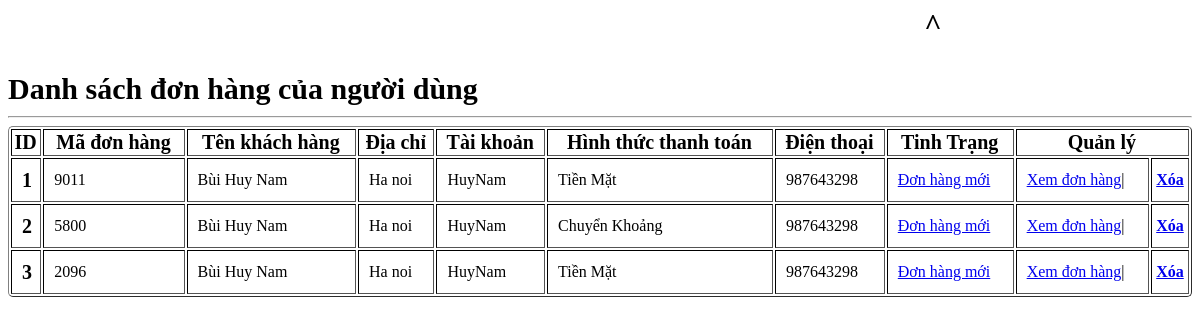
Page /admincp/modules/quanlydonhang/lietke.php on the committed database.
### tables this page shows
CREATE TABLE `tbl_giohang` (
  `id_cart` int(11) NOT NULL,
  `id_khachHang` int(11) NOT NULL,
  `code_cart` varchar(11) NOT NULL,
  `cart_status` int(11) NOT NULL,
  `cart_payment` varchar(100) NOT NULL
);

CREATE TABLE `tbl_dangky` (
  `id_khachHang` int(11) NOT NULL,
  `hoVaTen` varchar(250) NOT NULL,
  `taiKhoan` varchar(100) NOT NULL,
  `matKhau` varchar(100) NOT NULL,
  `soDienThoai` int(11) NOT NULL,
  `email` varchar(100) NOT NULL,
  `diaChi` text NOT NULL,
  `chucVu` varchar(100) NOT NULL
);

### admincp/modules/quanlydonhang/lietke.php (the view, shortened to what this page needs)
<!DOCTYPE html>
<html lang="en">
<head>
    <link rel="stylesheet" href="css\style_lietke.css">
</head>
<body>
<?php
    $sql_lietke_dh="SELECT * FROM tbl_giohang ,tbl_dangky  WHERE tbl_giohang.id_khachHang=tbl_dangky.id_khachHang ORDER BY id_cart DESC";
    $result_lietke_dh= mysqli_query($connect,$sql_lietke_dh);
?>
<div style="display:flex; width:1000px;"><div style="width:500px;"></div><div style="width:215px;"></div><div style="width:160px;"></div><div style="width:100px; text-align:center;font-size:30px;"><b>^</b></div></div>
<p style="font-size:30px;"><b>Danh sách đơn hàng của người dùng</b></p>
<hr style="margin-top:-20px;">
 <table id="lietketable" style="width: 100%;" border="1" style="border-collapse:collapse;">
     <tr class="row1">
         <td><b>ID</b></td>
         <td><b>Mã đơn hàng</b></td>
         <td><b>Tên khách hàng</b></td>
         <td><b>Địa chỉ</b></td>
         <td><b>Tài khoản</b></td>
         <td><b>Hình thức thanh toán</b></td>
         <td ><b >Điện thoại</b></td>
         <td><b>Tinh Trạng </b></td>
         <td colspan="2"><b>Quản lý </b></td>
     </tr>
     <?php
    $i=0;
    while($row=mysqli_fetch_array($result_lietke_dh)){
        $i++;
     ?>
     <tr class="row">
         <td style="font-size: 20px;"><b><?php echo $i ?></b></td>
         <td><?php echo $row['code_cart'] ?></td>
         <td><?php echo $row['hoVaTen']?></td>
         <td><?php echo $row['diaChi']?></td>
         <td><?php echo $row['taiKhoan']?></td>
         <td><?php echo $row['cart_payment']?></td>
         <td><?php echo $row['soDienThoai']?></td>
         <td>
    	<?php if($row['cart_status']==1){
    		echo '<a href="modules/quanlydonhang/xuly.php?code='.$row['code_cart'].'">Đơn hàng mới</a>';
    	}else{
    		echo 'Đã xem';
    	}
    	?>
    </td>
         <td>
            <a href="index.php?action=quanlydonhang&query=xemdonhang&code=<?php echo $row['code_cart']?>">Xem đơn hàng</a>|
            <th><a href="modules/quanlydonhang/xuly.php?iddonhang=<?php echo $row['code_cart']?>">Xóa</a></th>
         </td>
     </tr>
     <?php
    }
    ?>
 </table>
</body>
</html>

### admincp/css/style_lietke.css (style rules this page uses)
tr { border: 3px #000 solid; }
#lietketable { border-radius: 5px; }
td { height: 40px; padding-left: 10px; }
.row1>td { margin-bottom: 20px; font-size: 20px; height: 20px; text-align: center; padding-left: 0; }

### rows in the picture
tbl_giohang: code_cart "9011", id_khachHang.hoVaTen "Bùi Huy Nam", id_khachHang.diaChi "Ha noi", id_khachHang.taiKhoan "HuyNam", cart_payment "Tiền Mặt", id_khachHang.soDienThoai "987643298"
tbl_giohang: code_cart "5800", id_khachHang.hoVaTen "Bùi Huy Nam", id_khachHang.diaChi "Ha noi", id_khachHang.taiKhoan "HuyNam", cart_payment "Chuyển Khoảng", id_khachHang.soDienThoai "987643298"
tbl_giohang: code_cart "2096", id_khachHang.hoVaTen "Bùi Huy Nam", id_khachHang.diaChi "Ha noi", id_khachHang.taiKhoan "HuyNam", cart_payment "Tiền Mặt", id_khachHang.soDienThoai "987643298"
